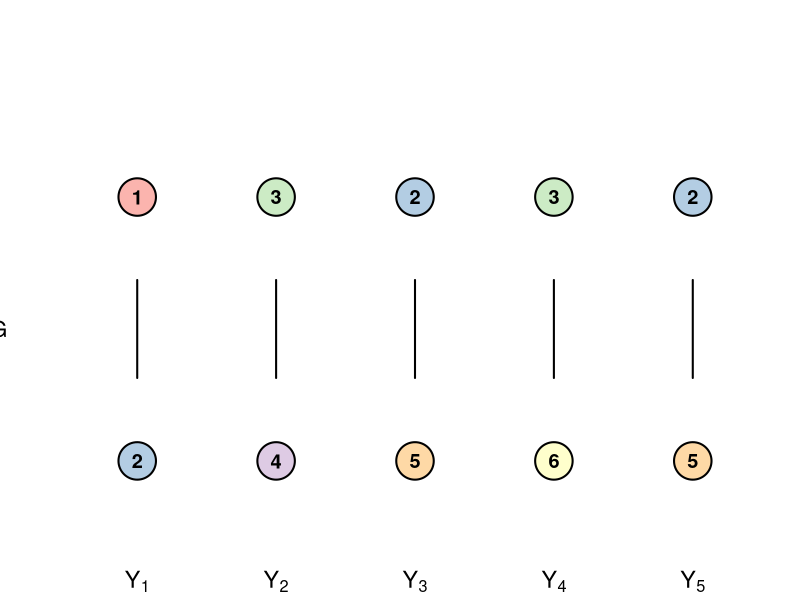

The R script that drew this image:
set.seed(123)

# Define edges: pairs of node labels (integers)
# Some labels repeat to show identical values from DP
edges <- list(
  c(1, 2),
  c(3, 4),
  c(2, 5),
  c(3, 6),
  c(2, 5)
)

n_edges <- length(edges)

# Extract all node labels
all_nodes <- unique(unlist(edges))

# Assign colors (soft palette)
library(RColorBrewer)
node_colors <- brewer.pal(min(length(all_nodes), 8), "Pastel1")
names(node_colors) <- all_nodes

pdf("examples/unipartite_bnp_nets.pdf", width = 3, height = 2.5)
par(mar = c(1.5, 2, 0, 0.5), mgp = c(3, 0.3, 0)) # reduced bottom margin, no left/top/right margins

plot(NA,
  xlim = c(0.5, n_edges + 0.5), ylim = c(0, 3),
  xaxt = "n", yaxt = "n", xlab = "", ylab = "", bty = "n", type = "n"
)

# Plot params
node_cex <- 5
get_node_radius <- function(cex) strheight("O", cex = cex)
node_radius <- get_node_radius(node_cex)/0.72
margin <- 0.01

# X positions for edges
x_pos <- 1:n_edges
y_top <- 2
y_bottom <- 0.5

# Add "G:" label on the left, centered vertically
text(x = 0, y = mean(c(y_top, y_bottom)), labels = expression(G), font = 2, cex = 1.4, xpd = NA)

# Draw edges and nodes
for (i in seq_len(n_edges)) {
  nodes_pair <- edges[[i]]
  x <- x_pos[i]

  # Draw top node (circle)
  points(x, y_top, pch = 21, bg = node_colors[as.character(nodes_pair[1])], cex = node_cex, lwd = 2)
  text(x, y_top, labels = nodes_pair[1], cex = 1.2, col = "black", font = 2)

  # Draw bottom node (circle)
  points(x, y_bottom, pch = 21, bg = node_colors[as.character(nodes_pair[2])], cex = node_cex, lwd = 2)
  text(x, y_bottom, labels = nodes_pair[2], cex = 1.2, col = "black", font = 2)

  # Draw edge line
  segments(
    x0 = x, y0 = y_top - node_radius + margin,
    x1 = x, y1 = y_bottom + node_radius - margin,
    lwd = 2, col = "black"
  )
}

# Create expression labels for the axis: Y_1, Y_2, ..., Y_n
edge_labels <- do.call(expression, lapply(1:n_edges, function(i) bquote(Y[.(i)])))

# Add x-axis without axis line (lwd=0), with expression labels
axis(1, at = x_pos, labels = edge_labels, lwd = 0, cex.axis = 1.4)

dev.off()
